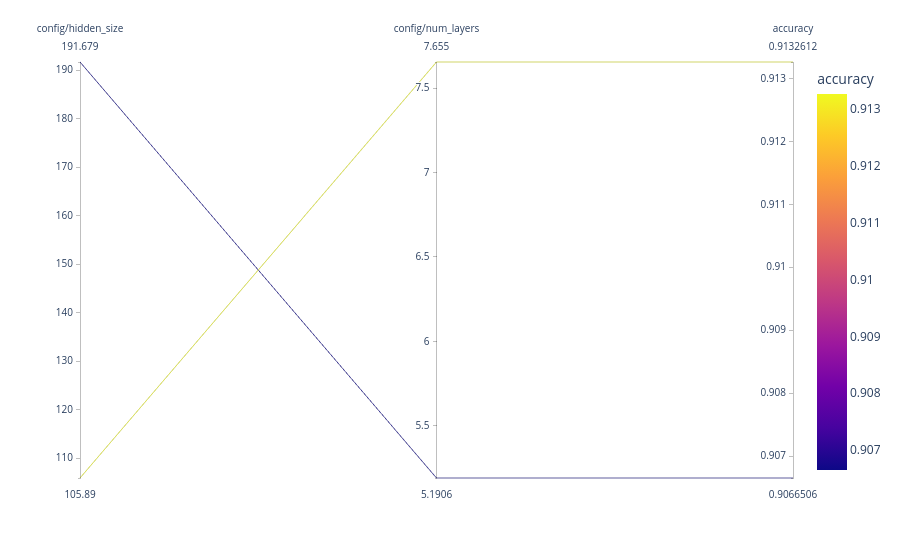

Notebook code for this chart:
### Markdown cell above
As you can see, bayes really focuses on the promising areas. It is much more efficient than random search, and also more efficient than grid search.
We have set the `random_search_steps` to 5, this means that we will do 5 random searches first, to get a good initial idea of the space. As you can see, 5 is a bit low, because it might lead to premature converging to a local optimum. You can increase this number to get a better initial idea of the space, but you will also need to increase the number of iterations after the initial random scan.

### Code cell
visualize.parallel_plot(analysis, columns)

### Figure 1 — Plotly figure (JSON) as saved in the notebook; plotly's stock layout.template omitted (floating-point values rounded to 4 significant figures)
{"data": [{"dimensions": [{"label": "config/hidden_size", "values": [105.9, 191.7]}, {"label": "config/num_layers", "values": [7.655, 5.191]}, {"label": "accuracy", "values": [0.9133, 0.9067]}], "domain": {"x": [0, 1], "y": [0, 1]}, "line": {"color": [0.9133, 0.9067], "coloraxis": "coloraxis"}, "name": "", "type": "parcoords"}], "layout": {"coloraxis": {"colorbar": {"title": {"text": "accuracy"}}, "colorscale": [[0, "#0d0887"], [0.1111, "#46039f"], [0.2222, "#7201a8"], [0.3333, "#9c179e"], [0.4444, "#bd3786"], [0.5556, "#d8576b"], [0.6667, "#ed7953"], [0.7778, "#fb9f3a"], [0.8889, "#fdca26"], [1, "#f0f921"]]}, "legend": {"tracegroupgap": 0}, "margin": {"t": 60}}}
